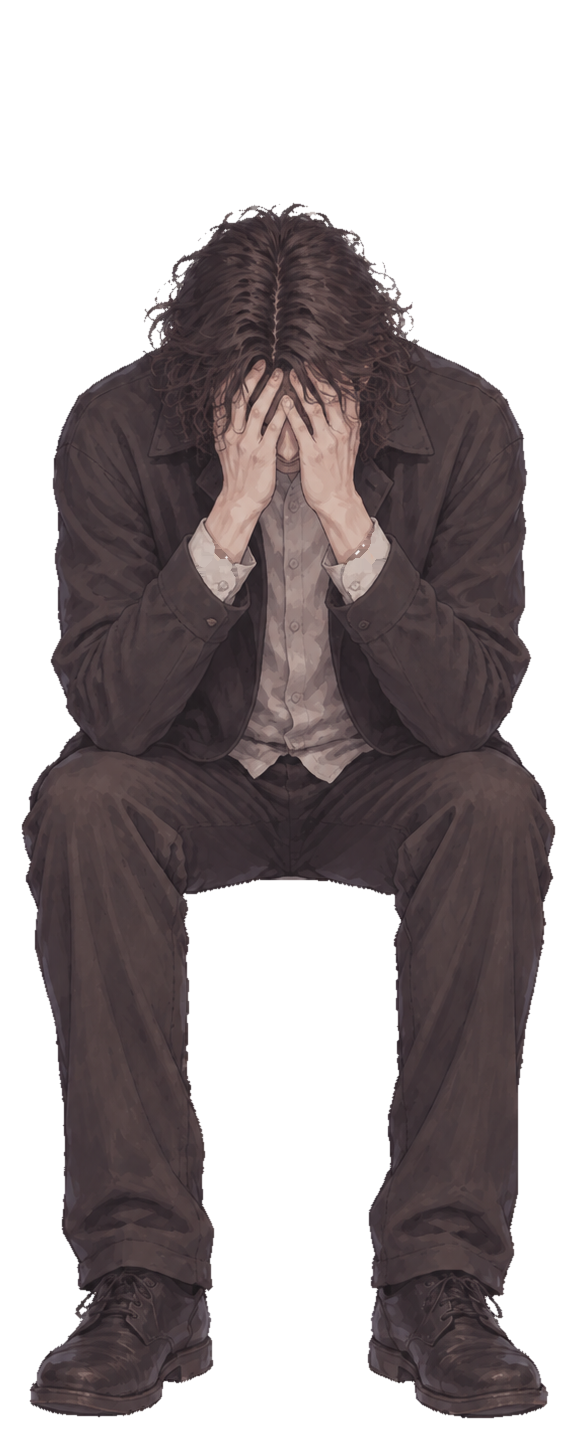
#> input picture vn2/img/char/poet_seat_upset.webp, 577 x 1433 px
$ python _poet_shape.py
#> lines starting #> are read from the running program, lines starting #| are printed output that depends on the picture; after the words box and inside, x2 and y2 are one past the last pixel; in counts of white or black regions, pixels touching at a corner belong together
# -*- coding: utf-8 -*-
"""ASCII-карта силуэта поэта + контуры по строкам: где на самом деле таз.

Таз сидящей фигуры — это место, где задний контур перестаёт идти вниз
(спина) и начинается «полка» (бёдра вперёд) или обрыв вниз (задняя часть бедра).
Печатаем левую и правую границы силуэта по строкам, чтобы найти этот излом.
"""
import os

import numpy as np
from PIL import Image

HERE = os.path.dirname(os.path.abspath(__file__))

ROOT = os.path.dirname(HERE)
P = os.path.join(ROOT, 'vn2', 'img', 'char', 'poet_seat_upset.webp')
im = Image.open(P).convert('RGBA')
#> im is the input picture: PIL image 577x1433 RGBA; mean R, G, B, A 58.5, 48.5, 50.2, 129.7
a = np.asarray(im)[:, :, 3]
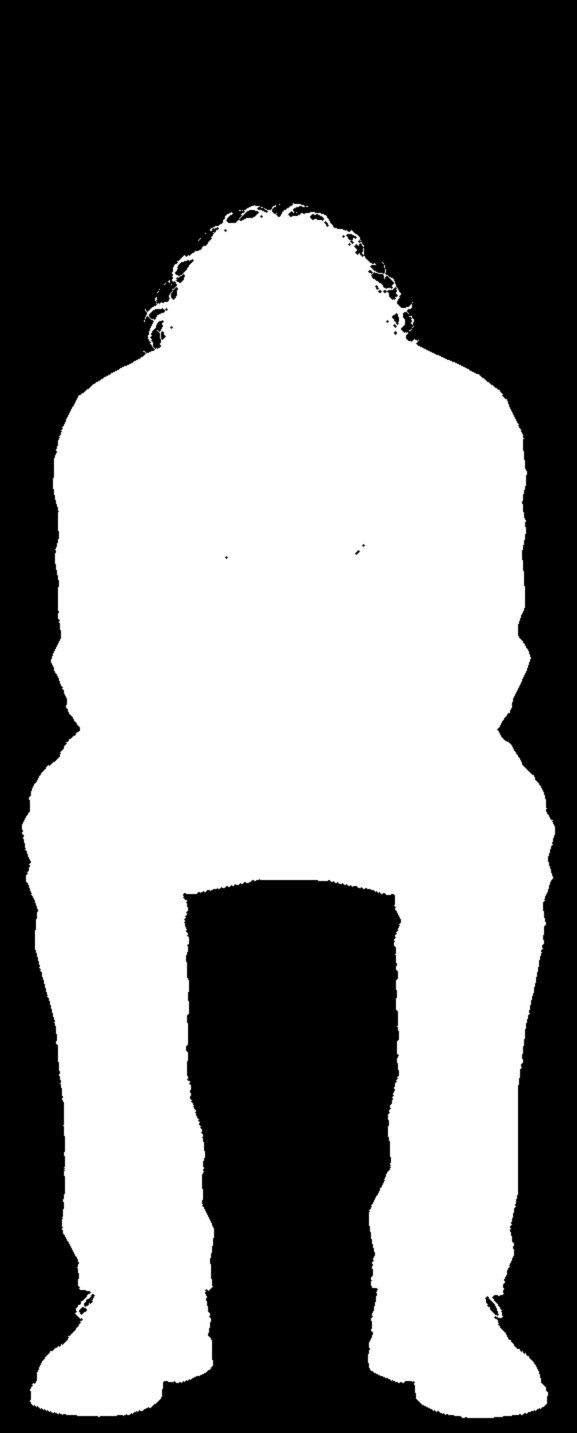
#> a: shape (1433, 577); min 0, max 255, mean 129.7
h, w = a.shape
#> h = 1433; w = 577
m = a > 100
#> m: shape (1433, 577) bool; 50.8% white; 22 black regions (14 under 20 px), largest, box (x1, y1, x2, y2) and area: (0, 0, 577, 1433) 405795, (175, 259, 194, 283) 188, (485, 1296, 499, 1316) 106
print('спрайт %dx%d' % (w, h))
#| спрайт 577x1433

COLS, ROWS = 90, 46
print('\nкарта силуэта:')
for r in range(ROWS):
    y0 = int(h * r / ROWS)
    y1 = max(int(h * (r + 1) / ROWS), y0 + 1)
    line = []
    for c in range(COLS):
        x0 = int(w * c / COLS)
        x1 = max(int(w * (c + 1) / COLS), x0 + 1)
        d = m[y0:y1, x0:x1].mean()
        line.append('#' if d > 0.55 else ('+' if d > 0.2 else ('.' if d > 0.02 else ' ')))
    print('%4d|%s' % (y0, ''.join(line)))

print('\nграницы силуэта (%% файла, y, левая, правая, ширина):')
prev_l = prev_r = None
for pct in range(14, 100, 1):
    y = min(h - 1, int(h * pct / 100.0))
    idx = np.nonzero(m[y])[0]
    if not idx.size:
        continue
    l, r = int(idx.min()), int(idx.max())
    mark = ''
    if prev_l is not None:
        dl, dr = l - prev_l, r - prev_r
        if abs(dl) >= 6 or abs(dr) >= 6:
            mark = '  <== скачок L%+d R%+d' % (dl, dr)
    print('%3d%% %4d  L%4d R%4d  w%4d%s' % (pct, y, l, r, r - l + 1, mark))
    prev_l, prev_r = l, r
#> this loop made 86 passes
#> (l, r, dl, dr, mark, prev_l, prev_r) on passes 3, 4, 5, 6, 8, 9, 12, 13, 14, 15, 16, 17: (210, 342, -17, 19, '  <== скачок L-17 R+19', 210, 342), (208, 361, -2, 19, '  <== скачок L-2 R+19', 208, 361), (182, 364, -26, 3, '  <== скачок L-26 R+3', 182, 364), (172, 385, -10, 21, '  <== скачок L-10 R+21', 172, 385), (155, 397, -21, 2, '  <== скачок L-21 R+2', 155, 397), (146, 402, -9, 5, '  <== скачок L-9 R+5', 146, 402), (140, 444, -10, 29, '  <== скачок L-10 R+29', 140, 444), (113, 473, -27, 29, '  <== скачок L-27 R+29', 113, 473), (91, 493, -22, 20, '  <== скачок L-22 R+20', 91, 493), (76, 507, -15, 14, '  <== скачок L-15 R+14', 76, 507), (68, 513, -8, 6, '  <== скачок L-8 R+6', 68, 513), (62, 520, -6, 7, '  <== скачок L-6 R+7', 62, 520)
#> (l, r, dl, dr, prev_l, prev_r) on passes 7, 10, 11, 18, 19, 20: (176, 395, 4, 10, 176, 395), (150, 411, 4, 9, 150, 411), (150, 415, 0, 4, 150, 415), (58, 522, -4, 2, 58, 522), (54, 523, -4, 1, 54, 523), (54, 526, 0, 3, 54, 526)
#|  15%  214  L 227 R 323  w  97
#|  16%  229  L 210 R 342  w 133  <== скачок L-17 R+19
#|  17%  243  L 208 R 361  w 154  <== скачок L-2 R+19
#|  18%  257  L 182 R 364  w 183  <== скачок L-26 R+3
#|  19%  272  L 172 R 385  w 214  <== скачок L-10 R+21
#|  20%  286  L 176 R 395  w 220  <== скачок L+4 R+10
#|  21%  300  L 155 R 397  w 243  <== скачок L-21 R+2
#|  22%  315  L 146 R 402  w 257  <== скачок L-9 R+5
#> (further printed lines are left out)

$ run again, with vn2/img/char/kate.webp copied over vn2/img/char/poet_seat_upset.webp
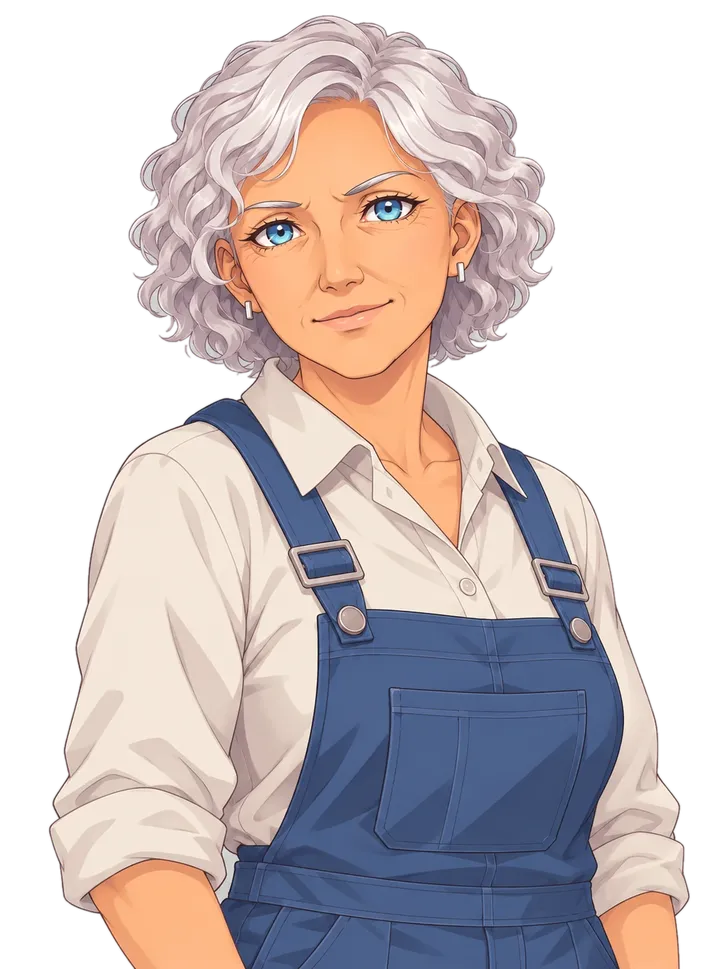
#> input picture vn2/img/char/kate.webp, 728 x 969 px, shrunk from 1087 x 1447 before the run
#> im is the input picture: PIL image 728x969 RGBA; mean R, G, B, A 111.2, 101.3, 101.3, 154.3
#> `a = np.asarray(im)[:, :, 3]`:
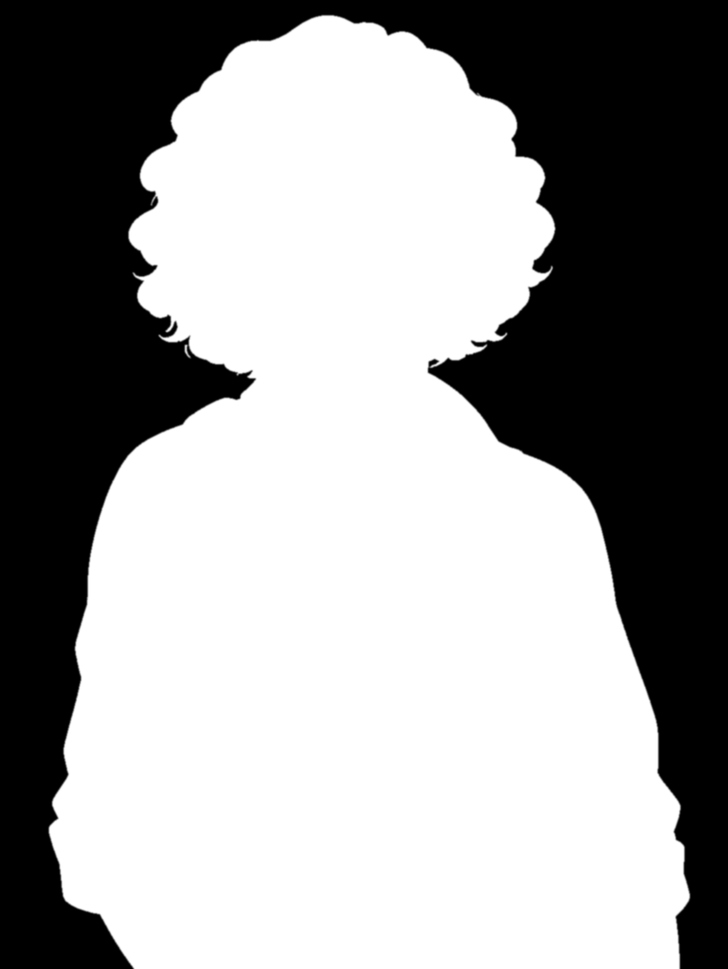
#> a: shape (969, 728); min 0, max 255, mean 154.3
#> m: shape (969, 728) bool; 60.6% white; 1 black region, box (x1, y1, x2, y2) and area: (0, 0, 728, 969) 277856
#| спрайт 728x969
#> the loop `for pct in range(14, 100, 1):` made 86 passes
#> (l, r, dl, dr, mark, prev_l, prev_r) on passes 2, 3, 4, 7, 9, 10, 13, 14: (167, 514, -10, 1, '  <== скачок L-10 R+1', 167, 514), (149, 515, -18, 1, '  <== скачок L-18 R+1', 149, 515), (143, 539, -6, 24, '  <== скачок L-6 R+24', 143, 539), (155, 539, 13, -4, '  <== скачок L+13 R-4', 155, 539), (143, 549, -8, 12, '  <== скачок L-8 R+12', 143, 549), (133, 553, -10, 4, '  <== скачок L-10 R+4', 133, 553), (140, 543, 10, -6, '  <== скачок L+10 R-6', 140, 543), (146, 533, 6, -10, '  <== скачок L+6 R-10', 146, 533)
#> (printed output is left out)
